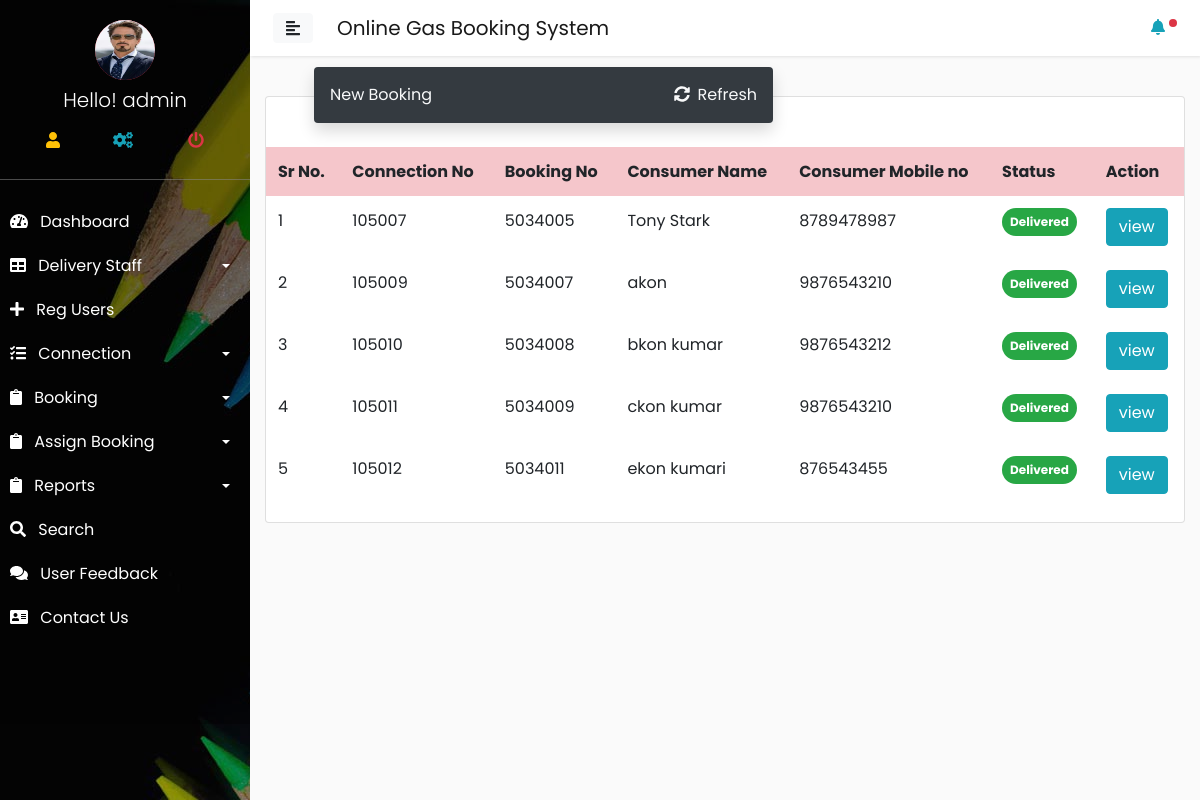
Screenshot of /admin/delivered.php (signed in) with the database file from the repository.
### tables this page shows
CREATE TABLE `booked` (
  `booking_no` int(11) NOT NULL,
  `c_name` varchar(200) NOT NULL,
  `c_phone` varchar(200) NOT NULL,
  `c_email` varchar(200) NOT NULL,
  `c_address` varchar(200) NOT NULL,
  `refill_size` varchar(200) NOT NULL,
  `user_id` varchar(11) NOT NULL,
  `booking_time` timestamp NOT NULL DEFAULT CURRENT_TIMESTAMP,
  `status` varchar(11) NOT NULL,
  `connection_id` int(11) NOT NULL,
  `remark` varchar(200) NOT NULL,
  `assign_to` varchar(200) NOT NULL,
  `refill_cost` varchar(200) NOT NULL,
  `response_time` timestamp NULL DEFAULT NULL ON UPDATE CURRENT_TIMESTAMP,
  `status_1` varchar(200) NOT NULL,
  `remark_1` varchar(200) NOT NULL,
  `response_time_1` varchar(200) DEFAULT NULL,
  `status_2` varchar(200) NOT NULL,
  `remark_2` varchar(200) NOT NULL,
  `response_time_2` varchar(200) DEFAULT NULL
);

### config/dbconfig.php (called while the page is built, shortened)
<?php
class Dbconfig{
    private $hostname = 'localhost';
    private $username = 'root';
    private $dbname = 'ogbsdb';
    private $password = "";
    protected $connect;
    function __construct(){
        if(!isset($this->connect)){
            $this->connect = new mysqli($this->hostname,$this->username,$this->password,$this->dbname );
    }
        return $this->connect;
}
}
?>

### config/function.php (called while the page is built, shortened)
<?php
include('dbconfig.php');
class Ogbs extends Dbconfig{
public function getData($query){
    $result = $this->connect->query($query);
    $array = array();
    while($row = $result->fetch_assoc()){
        $array[] = $row;
    }
    return $array;
}
}
?>

### admin/delivered.php (the view, shortened to what this page needs)
<?php require('../config/function.php');
$assign= new Ogbs();
include('include/header.php'); ?>
<div class="container">
    <div class="card">
        <div class="header ml-5 w-50 bg-dark text-light p-3 rounded shadow" style="margin-top:-30px;">New Booking <a href="delivered.php" class="text-light float-right"><i class="fas fa-sync-alt mr-2"></i>Refresh</a></div>
            <table class="table table-borderless mt-4 table-hover">
               <tr class="table-danger">
                   <th>Sr No.</th>
                   <th>Connection No</th>
                   <th>Booking No</th>
                   <th>Consumer Name</th>
                   <th>Consumer Mobile no</th>
                   <th>Status</th>
                   <th>Action</th>
               </tr>
               <?php $call = $assign->getData("SELECT * FROM booked WHERE status_2='1'");
                if(!$call): ?>
                <tr>
                    <td colspan="6" class="text-danger h6">No records found</td>
                </tr>
                <?php
                else:
                $sr= 1;
                foreach($call as $row):
                ?>
                <tr>
                    <td><?= $sr; ?></td>
                    <td><?= $row['connection_id']; ?></td>
                    <td><?= $row['booking_no']; ?></td>
                    <td><?= $row['c_name']; ?></td>
                    <td><?= $row['c_phone']; ?></td>
                    <td><span class="badge badge-success badge-pill p-2">Delivered</span></td>
                    <td><a href="view_booking_details.php?view_details=<?= $row['booking_no']; ?>" class="btn btn-info">view</a></td>
                </tr>
                <?php $sr += 1; endforeach; endif;?>
            </table>
        </div>
    </div>
<?php
include('include/footer.php'); ?>

### admin/include/header.php (shortened to what this page needs)
<?php
$sidebar= new Ogbs();
$a_id=$_SESSION['admin_login'];
$call = $sidebar->getData("SELECT * FROM admin WHERE admin_id = '$a_id'");
foreach($call as $row);
?>
<html>
<head>
    <link rel="stylesheet" href="http://localhost/ogbs/style/bootstrap.css" >
    <link rel="stylesheet" href="http://localhost/ogbs/style/sidebar_style.css">
    <link rel="stylesheet" href="https://cdnjs.cloudflare.com/ajax/libs/malihu-custom-scrollbar-plugin/3.1.5/jquery.mCustomScrollbar.min.css">
    <link rel="stylesheet" href="https://use.fontawesome.com/releases/v5.7.0/css/all.css">
</head>
<body>
    <div class="wrapper">
 <nav id="sidebar" style="background-image:url(image/bg1.jpg); background-size:cover;">
           <div class="sidebar_bg_image h-auto pb-5" style="background:rgba(0, 0, 0, 0.33);">
            <div class="sidebar-header " style="background-color:rgba(0, 0, 0, 0); border-bottom:1px solid rgba(136, 136, 136, 0.55); height:180px;" >
                 <div class="profile_photo bg-danger mx-auto " style="height:60px; width:60px; border-radius:50%;"><img src="http://localhost/ogbs/admin/image/<?= $row['profile_image']; ?>" class="img-fluid" style="border-radius:50%; height:60px; width:60px;" alt=""></div>
                 <h3 class="text-center font-weight-light h5 mt-2">Hello! <?= $row['admin_name']; ?></h3>
                <table class="table " style="">
                    <tr >
                        <td class="border-0 text-warning text-center " title="Profile"><a href="http://localhost/ogbs/admin/profile.php"><i class="fas fa-user "></i></a></td>
                        <td class="border-0  text-center text-info" title="Setting"><a href="http://localhost/ogbs/admin/setting.php"><i class="fas fa-cogs"></i></a></td>
                        <td class="border-0 text-warning text-center text-danger" title="Logout"><a href="http://localhost/ogbs/admin/logout.php"><i class="fas fa-power-off"></i></a></td>
                    </tr>
                </table>
               </div>
            <ul class="list-unstyled components border-0">
                <li class="">
                    <a href="index.php" ><i class="fas fa-tachometer-alt mr-2"></i> Dashboard</a>
                </li>
                <li>
                    <a href="#pageSubmenu" data-toggle="collapse" aria-expanded="false" class="dropdown-toggle"><i class="fas fa-table mr-2"></i> Delivery Staff</a>
                </li>
                <li>
                    <a href="http://localhost/ogbs/admin/reg_users.php"><i class="fas fa-plus mr-2"></i> Reg Users</a>
                </li>
                 <li>
                    <a href="#managevehicle" data-toggle="collapse" aria-expanded="false" class="dropdown-toggle"><i class="fas fa-tasks mr-2"></i> Connection </a>
                </li>
                <li>
                    <a href="#booking" data-toggle="collapse" aria-expanded="false" class="dropdown-toggle"><i class="fas fa-clipboard mr-2" ></i> Booking</a>
                </li>
                   <li>
                    <a href="#assignbooking" data-toggle="collapse" aria-expanded="false" class="dropdown-toggle"><i class="fas fa-clipboard mr-2" ></i> Assign Booking</a>
                </li>
                <li>
                    <a href="#reports" data-toggle="collapse" aria-expanded="false" class="dropdown-toggle"><i class="fas fa-clipboard mr-2" ></i> Reports</a>
                </li>
                <li>
                    <a href="http://localhost/ogbs/admin/search.php"><i class="fas fa-search mr-2"></i> Search </a>
                </li>
                <li>
                    <a href="#"><i class="fas fa-comments mr-2"></i> User Feedback</a>
                </li>
            <li>
                    <a href="#"><i class="fas fa-address-card mr-2"></i> Contact Us</a>
                </li>
            </ul>
            </div>
        </nav>
        <div id="content">
            <nav class="navbar navbar-expand-lg navbar-light bg-whtie p-2">
                <div class="container-fluid">
                    <button type="button" id="sidebarCollapse" class="btn btn-light">
                        <i class="fas fa-align-left"></i>
                    </button>
                    <a href="" class="navbar-brand ml-4">Online Gas Booking System</a>
                    <div class="collapse navbar-collapse" id="navbarSupportedContent">
                        <ul class="navbar-nav ml-auto">
                            <li class="nav-item">
                            <div class="dropleft" >
                            <a href="" class="na-link text-info " id="dropdownMenuButton" data-toggle="dropdown" aria-haspopup="true" aria-expanded="false"><i class="fas fa-bell " ></i>
                            <div class="badge badge-danger p-1 badge-pill" style="height:5px; width:5px;">.</div> </a>
</div>
                            </li>
                        </ul>
                    </div>
                </div>
            </nav>

### style/sidebar_style.css (style rules this page uses)
body { font-family: 'Poppins', sans-serif; background: #fafafa; }
a, a:hover, a:focus { color: inherit; text-decoration: none; transition: all 0.3s; }
.navbar { padding: 15px 10px; background: #fff; border: none; border-radius: 0; margin-bottom: 40px; box-shadow: 1px 1px 3px rgba(0, 0, 0, 0.1); }
.wrapper { display: flex; width: 100%; }
#sidebar { width: 250px; position: fixed; top: 0; left: 0; height: 100vh; z-index: 999; background: rgba(0, 0, 0, 0.28); color: #fff; transition: all 0.3s; }
#sidebar .sidebar-header { padding: 20px; background: rgba(0, 0, 0, 0.62); }
.sidebar_bg_image { background-color: rgba(0, 0, 0, 0.85); height: 100vh; }
#sidebar ul.components { padding: 20px 0; }
#sidebar ul li a { padding: 10px; font-size: 1em; display: block; }
a[data-toggle="collapse"] { position: relative; }
.dropdown-toggle::after { display: block; position: absolute; top: 50%; right: 20px; transform: translateY(-50%); }
#content { width: calc(100% - 250px); min-height: 100vh; transition: all 0.3s; position: absolute; top: 0; right: 0; }

### rows the page displays
booked: connection "105007", booking_no "5034005", c_name "Tony Stark", c_phone "8789478987"
booked: connection "105009", booking_no "5034007", c_name "akon", c_phone "9876543210"
booked: connection "105010", booking_no "5034008", c_name "bkon kumar", c_phone "9876543212"
booked: connection "105011", booking_no "5034009", c_name "ckon kumar", c_phone "9876543210"
booked: connection "105012", booking_no "5034011", c_name "ekon kumari", c_phone "876543455"

### other values shown
$row['admin_name'] "admin"
